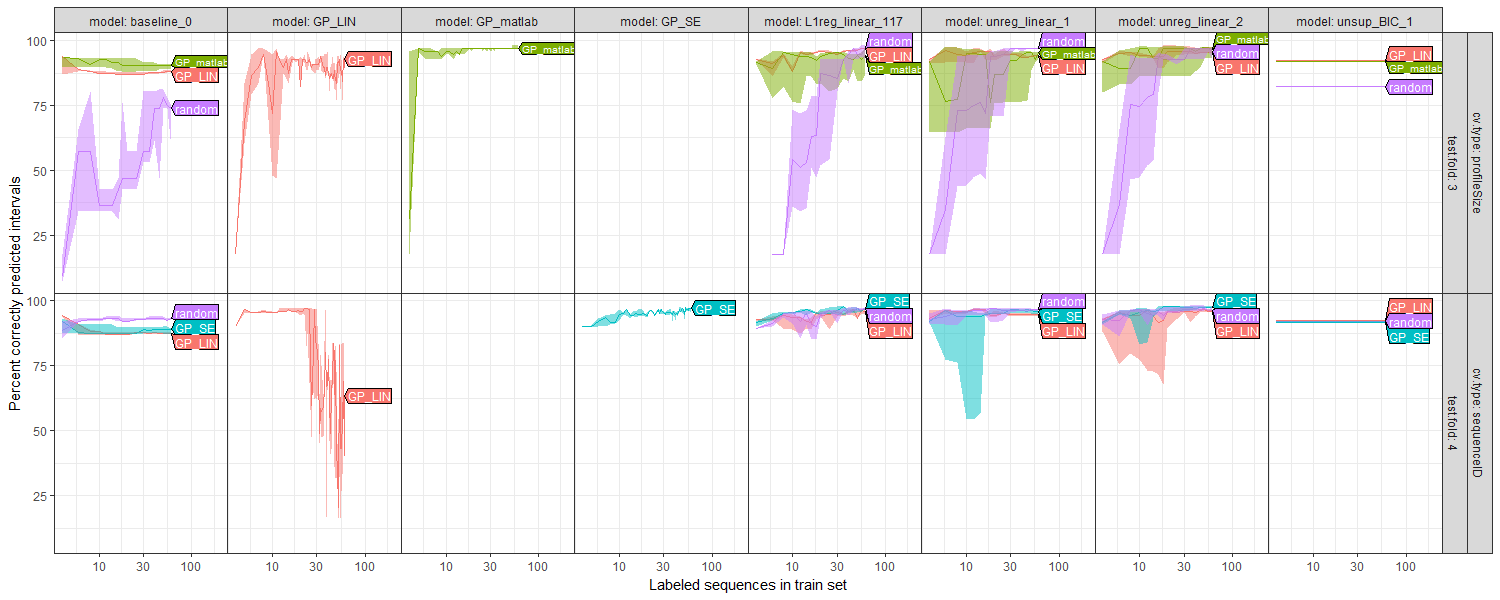

Recreate this plot in R.
source("packages.R")

(baseline.csv.vec <- Sys.glob(
  "data/systematic/cv/*/testFolds/*/*/*/baseline.csv"))
baseline.list <- list()
for(csv.i in seq_along(baseline.csv.vec)){
  baseline.csv <- baseline.csv.vec[[csv.i]]
  seed.dir <- dirname(baseline.csv)
  seed <- as.integer(basename(seed.dir))
  selection.dir <- dirname(seed.dir)
  selection.type <- basename(selection.dir)
  split.dir <- dirname(selection.dir)
  test.fold <- as.integer(basename(split.dir))
  cv.type.dir <- dirname(dirname(split.dir))
  dt <- fread(baseline.csv)
  baseline.list[[csv.i]] <- data.table(
    selection.type,
    seed, test.fold, cv.type=basename(cv.type.dir), dt)
}
baseline <- do.call(rbind, baseline.list)


(gpaccuracy.csv.vec <- Sys.glob(
  "data/systematic/cv/*/testFolds/*/sampleSelection*/*/gpaccuracy.csv"))
gp.list <- list()
for(csv.i in seq_along(gpaccuracy.csv.vec)){
  gpaccuracy.csv <- gpaccuracy.csv.vec[[csv.i]]
  seed.dir <- dirname(gpaccuracy.csv)
  seed <- as.integer(basename(seed.dir))
  selection.dir <- dirname(seed.dir)
  selection.type <- basename(selection.dir)
  split.dir <- dirname(selection.dir)
  test.fold <- as.integer(basename(split.dir))
  cv.type.dir <- dirname(dirname(split.dir))
  gp.dt <- fread(gpaccuracy.csv)
  gp.list[[csv.i]] <- gp.dt[, data.table(
    selection.type, seed,
    test.fold,
    cv.type=basename(cv.type.dir),
    train.size=n,
    model=sub("sampleSelection", "", selection.type),
    accuracy.percent=accuracy)]
}
gp <- do.call(rbind, gp.list)

both.dt <- rbind(baseline, gp)[!is.na(accuracy.percent)]

(counts.dt <- dcast(
  both.dt,
  test.fold + cv.type + model ~ selection.type,
  length,
  value.var="accuracy.percent"))
gp.selection <- counts.dt[0 < sampleSelectionGP_LIN | 0 < sampleSelectionGP_SE, .(
  test.fold, cv.type, model)]
both.show <- both.dt[gp.selection, on=list(test.fold, cv.type, model)]

both.stats <- both.show[, list(
  mean=mean(accuracy.percent),
  sd=sd(accuracy.percent)
), by=list(selection.type, test.fold, cv.type, train.size, model)][4 <= train.size & train.size <= 100]
both.stats[, selection.disp := sub("TrainOrderings|sampleSelection", "", selection.type)]
dl.method <- list(cex=0.7, "last.polygons")
area.under.mean <- both.stats[, {
  L <- approx(c(0, train.size), c(0, mean), 4:100)
  list(total=sum(L$y))
}, by=list(cv.type, test.fold, model, selection.disp)]
best.random.area <- area.under.mean[selection.disp=="random", {
  .SD[which.max(total)]
}, by=list(cv.type, test.fold)]

gp.model.stats <- both.stats[model %in% c("GP_LIN", "GP_SE")]
best.random.stats <- both.stats[model=="unreg_linear_2" & selection.disp=="random"]
some <- rbind(
  gp.model.stats[, data.table(Model=model, .SD)],
  best.random.stats[, data.table(Model="unreg_linear_2
random", .SD)])
gg <- ggplot()+
  theme_bw()+
  theme(panel.margin=grid::unit(0, "lines"))+
  facet_grid(. ~ cv.type + test.fold, labeller=label_both)+
  geom_line(aes(
    train.size, mean, color=Model),
    data=some)+
  geom_ribbon(aes(
    train.size, ymin=mean-sd, ymax=mean+sd, fill=Model),
    alpha=0.5,
    data=some)+
  ylab("Percent correctly predicted intervals")+
  scale_x_continuous(
    "Labeled sequences in train set",
    limits=c(4, 120))
(dl <- directlabels::direct.label(gg, dl.method))
png("figure-random-gp-lin-mean.png", 15, 6, units="in", res=100)
print(dl)
dev.off()

gp.model.diff <- both.show[model %in% c("GP_LIN", "GP_SE"), {
  select.dt <- data.table(cv.type, test.fold, seed, model="unreg_linear_2")
  rand <- both.show[select.dt, on=list(cv.type, test.fold, seed, model)]
  L <- approx(rand$train.size, rand$accuracy.percent, train.size)
  rand.acc <- L$y
  data.table(
    train.size,
    model.acc=accuracy.percent,
    random.acc=rand.acc,
    diff.acc=accuracy.percent-rand.acc)
}, by=list(cv.type, test.fold, seed, model)]
gg <- ggplot()+
  theme_bw()+
  geom_hline(yintercept=0, color="grey")+
  theme(panel.margin=grid::unit(0, "lines"))+
  facet_grid(. ~ cv.type + test.fold, labeller=label_both)+
  geom_line(aes(
    train.size, diff.acc, color=model, group=paste(seed, model)),
    data=gp.model.diff)+
  ylab("Accuracy difference,
GP-Linear model with random selection")+
  scale_x_continuous(
    "Labeled sequences in train set",
    limits=c(4, 120))
(dl <- directlabels::direct.label(gg, dl.method))
png("figure-random-gp-lin-diff.png", 15, 6, units="in", res=100)
print(dl)
dev.off()

gp.diff.stats <- gp.model.diff[, list(
  mean=mean(diff.acc),
  sd=sd(diff.acc)
  ), by=list(cv.type, test.fold, model, train.size)]
gg <- ggplot()+
  theme_bw()+
  theme(panel.margin=grid::unit(0, "lines"))+
  geom_hline(yintercept=0, color="grey")+
  facet_grid(. ~ cv.type + test.fold, labeller=label_both)+
  geom_line(aes(
    train.size, mean, color=model),
    data=gp.diff.stats)+
  geom_ribbon(aes(
    train.size, ymin=mean-sd, ymax=mean+sd, fill=model),
    alpha=0.5,
    data=gp.diff.stats)+
  ylab("Accuracy difference,
 GP-Linear model with random selection")+
  scale_x_continuous(
    "Labeled sequences in train set",
    limits=c(4, 120))
(dl <- directlabels::direct.label(gg, dl.method))
png("figure-random-gp-lin-diff-mean.png", 15, 6, units="in", res=100)
print(dl)
dev.off()

gg <- ggplot()+
  theme_bw()+
  theme(panel.margin=grid::unit(0, "lines"))+
  facet_grid(cv.type + test.fold ~ model, labeller=label_both)+
  geom_line(aes(
    train.size, mean, color=selection.disp),
    data=both.stats)+
  geom_ribbon(aes(
    train.size, ymin=mean-sd, ymax=mean+sd, fill=selection.disp),
    alpha=0.5,
    data=both.stats)+
  ylab("Percent correctly predicted intervals")+
  scale_x_continuous(
    "Labeled sequences in train set",
    limits=c(4, 120))
(dl <- directlabels::direct.label(gg, dl.method))
png("figure-random-gp-lin.png", 15, 6, units="in", res=100)
print(dl)
dev.off()
